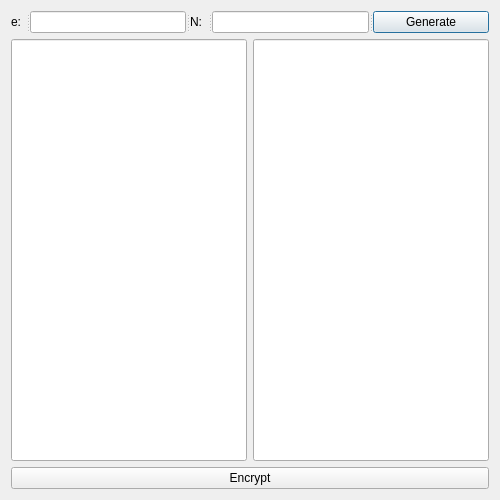
<?xml version="1.0" encoding="UTF-8"?>
<ui version="4.0">
 <class>AsymEncryptWindow</class>
 <widget class="QDialog" name="AsymEncryptWindow">
  <property name="geometry">
   <rect>
    <x>0</x>
    <y>0</y>
    <width>500</width>
    <height>500</height>
   </rect>
  </property>
  <property name="windowTitle">
   <string>Dialog</string>
  </property>
  <layout class="QFormLayout" name="formLayout">
   <item row="0" column="0" colspan="2">
    <widget class="QSplitter" name="splitter">
     <property name="orientation">
      <enum>Qt::Horizontal</enum>
     </property>
     <widget class="QLabel" name="label">
      <property name="text">
       <string>e:</string>
      </property>
     </widget>
     <widget class="QLineEdit" name="lineEdit"/>
     <widget class="QLabel" name="label_2">
      <property name="text">
       <string>N:</string>
      </property>
     </widget>
     <widget class="QLineEdit" name="lineEdit_4"/>
     <widget class="QPushButton" name="pushButton">
      <property name="text">
       <string>Generate</string>
      </property>
     </widget>
    </widget>
   </item>
   <item row="1" column="0" colspan="2">
    <layout class="QGridLayout" name="gridLayout">
     <item row="0" column="0">
      <widget class="QLineEdit" name="lineEdit_2">
       <property name="sizePolicy">
        <sizepolicy hsizetype="Expanding" vsizetype="Expanding">
         <horstretch>0</horstretch>
         <verstretch>0</verstretch>
        </sizepolicy>
       </property>
       <property name="inputMask">
        <string/>
       </property>
       <property name="text">
        <string/>
       </property>
       <property name="alignment">
        <set>Qt::AlignLeading|Qt::AlignLeft|Qt::AlignTop</set>
       </property>
      </widget>
     </item>
     <item row="0" column="1">
      <widget class="QLineEdit" name="lineEdit_3">
       <property name="sizePolicy">
        <sizepolicy hsizetype="Expanding" vsizetype="Expanding">
         <horstretch>0</horstretch>
         <verstretch>0</verstretch>
        </sizepolicy>
       </property>
       <property name="alignment">
        <set>Qt::AlignLeading|Qt::AlignLeft|Qt::AlignTop</set>
       </property>
       <property name="readOnly">
        <bool>true</bool>
       </property>
      </widget>
     </item>
    </layout>
   </item>
   <item row="2" column="0" colspan="2">
    <widget class="QPushButton" name="pushButton_2">
     <property name="text">
      <string>Encrypt</string>
     </property>
    </widget>
   </item>
  </layout>
 </widget>
 <resources/>
 <connections/>
</ui>
